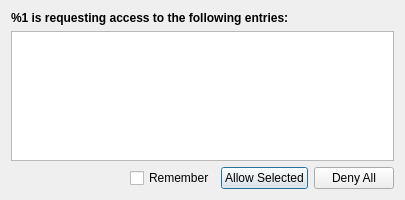
<?xml version="1.0" encoding="UTF-8"?>
<ui version="4.0">
 <class>BrowserAccessControlDialog</class>
 <widget class="QDialog" name="BrowserAccessControlDialog">
  <property name="geometry">
   <rect>
    <x>0</x>
    <y>0</y>
    <width>405</width>
    <height>200</height>
   </rect>
  </property>
  <property name="windowTitle">
   <string>KeePassXC - Browser Access Request</string>
  </property>
  <layout class="QVBoxLayout" name="verticalLayout">
   <item>
    <widget class="QLabel" name="siteLabel">
     <property name="font">
      <font>
       <weight>75</weight>
       <bold>true</bold>
      </font>
     </property>
     <property name="text">
      <string>%1 is requesting access to the following entries:</string>
     </property>
     <property name="alignment">
      <set>Qt::AlignLeft</set>
     </property>
    </widget>
   </item>
   <item>
    <widget class="CustomTableWidget" name="itemsTable">
     <property name="editTriggers">
      <set>QAbstractItemView::NoEditTriggers</set>
     </property>
     <property name="showDropIndicator" stdset="0">
      <bool>false</bool>
     </property>
     <property name="selectionMode">
      <enum>QAbstractItemView::ExtendedSelection</enum>
     </property>
     <property name="selectionBehavior">
      <enum>QAbstractItemView::SelectRows</enum>
     </property>
     <property name="cornerButtonEnabled">
      <bool>false</bool>
     </property>
     <attribute name="horizontalHeaderVisible">
      <bool>false</bool>
     </attribute>
     <attribute name="verticalHeaderVisible">
      <bool>false</bool>
     </attribute>
    </widget>
   </item>
   <item>
    <layout class="QHBoxLayout" name="horizontalLayout">
     <item>
      <spacer name="horizontalSpacer">
       <property name="orientation">
        <enum>Qt::Horizontal</enum>
       </property>
       <property name="sizeHint" stdset="0">
        <size>
         <width>40</width>
         <height>20</height>
        </size>
       </property>
      </spacer>
     </item>
     <item>
      <widget class="VaultCheckBox" name="rememberDecisionCheckBox">
       <property name="toolTip">
        <string>Remember access to checked entries</string>
       </property>
       <property name="accessibleName">
        <string>Remember access to checked entries</string>
       </property>
       <property name="text">
        <string>Remember</string>
       </property>
      </widget>
     </item>
     <item>
      <widget class="QPushButton" name="allowButton">
       <property name="accessibleName">
        <string>Allow access to entries</string>
       </property>
       <property name="text">
        <string>Allow Selected</string>
       </property>
       <property name="autoDefault">
        <bool>true</bool>
       </property>
       <property name="default">
        <bool>true</bool>
       </property>
      </widget>
     </item>
     <item>
      <widget class="QPushButton" name="denyButton">
       <property name="text">
        <string>Deny All</string>
       </property>
       <property name="autoDefault">
        <bool>true</bool>
       </property>
      </widget>
     </item>
    </layout>
   </item>
  </layout>
 </widget>
 <tabstops>
  <tabstop>rememberDecisionCheckBox</tabstop>
  <tabstop>allowButton</tabstop>
  <tabstop>denyButton</tabstop>
 </tabstops>
 <customwidgets>
  <customwidget>
   <class>VaultCheckBox</class>
   <extends>QCheckBox</extends>
   <header>gui/vault/VaultControls.h</header>
  </customwidget>
  <customwidget>
   <class>CustomTableWidget</class>
   <extends>QTableWidget</extends>
   <header>browser/CustomTableWidget.h</header>
   <container>1</container>
  </customwidget>
 </customwidgets>
 <resources/>
 <connections/>
</ui>
